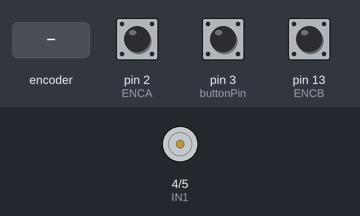
This sketch was run on a simulated Arduino Uno, built with avr-gcc and run on an emulated ATmega328P. On the bench: motor-driver pin pairs drawn as motors (green arrow = first pin HIGH = forward, orange = second pin HIGH = backward, longer = more drive, scaled by the enable pin). The inputs (shaded band) are chosen by the test bench; at power-on: pin 3 (buttonPin) HIGH, pin 2 (ENCA) HIGH, pin 13 (ENCB) HIGH. What the sketch prints to the serial monitor is not drawn.

Above: at 1.2 s.
1.3 s: pin 3 (buttonPin) pulled LOW for 0.15 s
At 2.2 s:
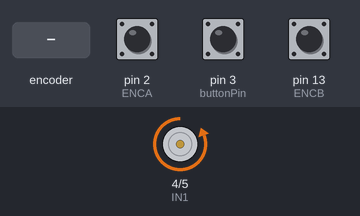
2.9 s: rotary encoder on pin 2 (ENCA) / pin 13 (ENCB) turned 1 step (first pin leading)
6.1 s: rotary encoder on pin 2 (ENCA) / pin 13 (ENCB) turned 2 steps (second pin leading)
Timing chart, 0 to 9.1 s (numbered marks = the images above; inputs shaded):
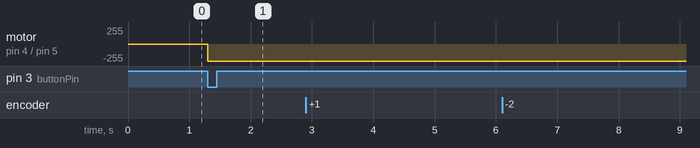

Measured:
- after the input at 1.3 s, motor on pin 4 (IN1) / pin 5 (IN2): stopped → backward 255/255 at once

The sketch:

EV.ino
```cpp
#include <util/atomic.h> // For the ATOMIC_BLOCK macro

#define ENCA 2 // YELLOW
#define ENCB 13 // WHITE
#define PWM 9
#define IN2 5
#define IN1 4
#define buttonPin 3

volatile int posi = 0; // specify posi as volatile: https://www.arduino.cc/reference/en/language/variables/variable-scope-qualifiers/volatile/
volatile bool startLoop = false;

//PID Variables
long prevT = 0;
float eprev = 0;
float eintegral = 0;
int target = 3996;

//PID Constants

float kp = .2;
float kd = 0.0;
float ki = 0;


void setup() {
  Serial.begin(115200);
  pinMode(ENCA,INPUT);
  pinMode(ENCB,INPUT);
  attachInterrupt(digitalPinToInterrupt(ENCA),readEncoder,RISING);

  pinMode(PWM,OUTPUT);
  pinMode(IN1,OUTPUT);
  pinMode(IN2,OUTPUT);

  pinMode(buttonPin, INPUT_PULLUP);
  attachInterrupt(digitalPinToInterrupt(3), buttonPressed, FALLING);

}

void loop() {
  if (startLoop) {
    long currT = micros();
    float deltaT = ((float) (currT - prevT))/( 1.0e6 );
    prevT = currT;

    int pos = 0;
    ATOMIC_BLOCK(ATOMIC_RESTORESTATE) {
      pos = posi;
    }

    //error
    int e = pos - target;

    //derivative
    float dedt = (e-eprev)/(deltaT);

    //integral
    eintegral = eintegral + e*deltaT;

    //control signal
    float u = kp*e + kd*dedt + ki*eintegral;

    //motor power
    float pwr = fabs(u);
    if (pwr > 255) {
      pwr = 255;
    }

    //motor direction

    int dir = 1;
    if (u < 0) {
      dir = -1;
    }

    setMotor(dir,pwr,PWM,IN1,IN2);

    eprev = e;


    Serial.print("Control Signal:");
    Serial.print(u);
    Serial.print(", Pos:");

    Serial.println(pos);


  }
}

void setMotor(int dir, int pwmVal, int pwm, int in1, int in2){
  analogWrite(pwm,pwmVal);
  if(dir == 1){
    digitalWrite(in1,HIGH);
    digitalWrite(in2,LOW);
  }
  else if(dir == -1){
    digitalWrite(in1,LOW);
    digitalWrite(in2,HIGH);
  }
  else{
    digitalWrite(in1,LOW);
    digitalWrite(in2,LOW);
  }
}

void readEncoder(){
  int b = digitalRead(ENCB);
  if(b > 0){
    posi++;
  }
  else{
    posi--;
  }
}

void buttonPressed() {
  startLoop = true;
}
```
